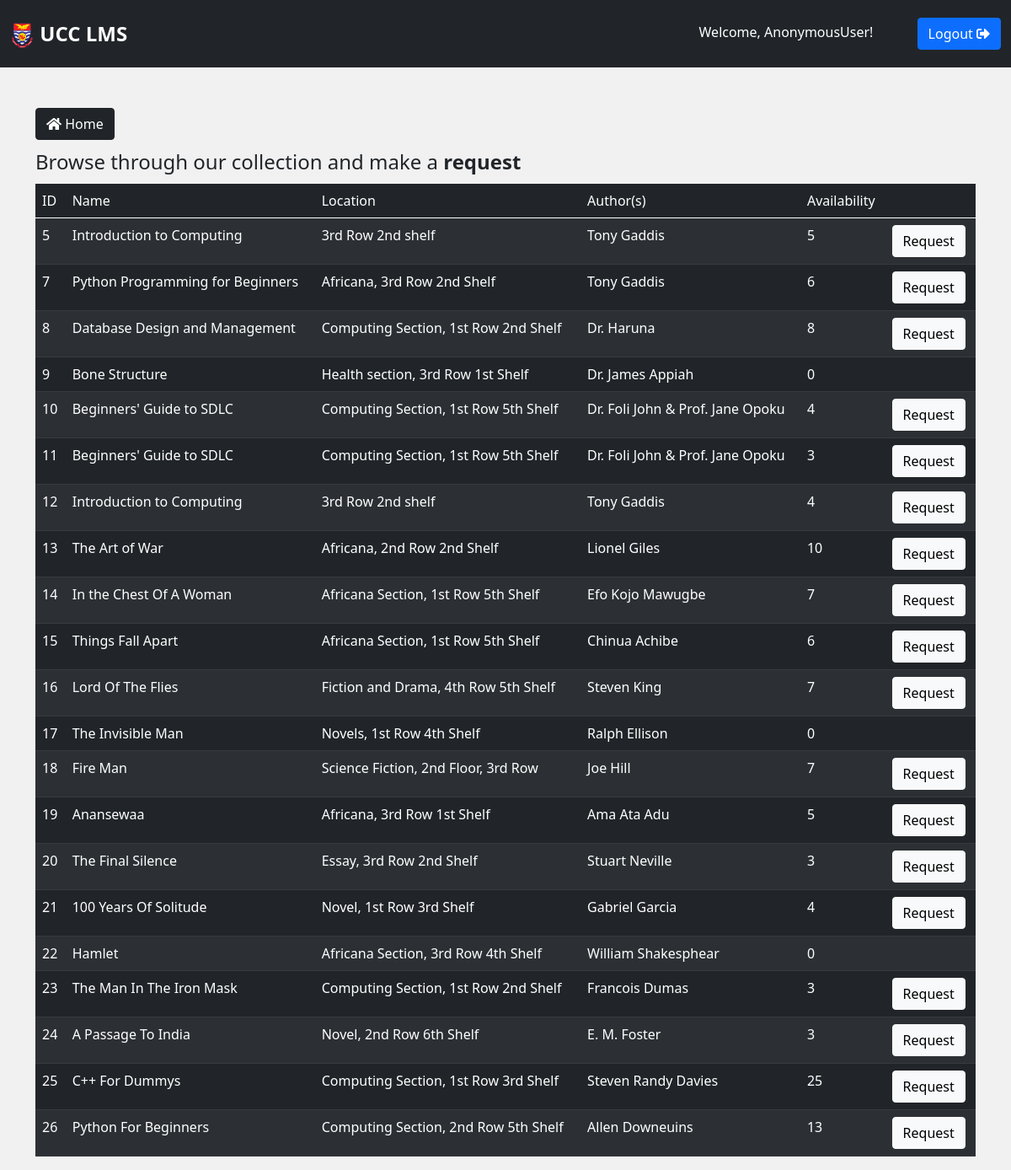
The app's page /student-view-books/ with its own data.
### ucclms/models.py (models this page shows, shortened)
class Book(models.Model):
    title = models.CharField(max_length = 255, blank=False, null=False)
    publisher = models.CharField(max_length = 255, blank=True, null=True)
    availability = models.IntegerField(default=0, blank=True, null=True)
    year = models.CharField(max_length = 4, blank=True, null=True)
    author = models.CharField(max_length = 255, blank=True, null=True)
    location = models.CharField(max_length = 255, blank=True, null=True)

### ucclms/views.py (the view)
# urls.py: path('student-view-books/', views.studentViewBooks, name='student-view-books'),
def studentViewBooks(request):
    books = Book.objects.all()
    if request.method == 'POST':
        book=request.post
    context = {'books': books}
    return render(request, 'ucclms/student-view-books.html', context)

### ucclms/templates/ucclms/student-view-books.html (shortened to what this page needs)
{% extends 'base.html' %}
{% block content %}
<div class="container users mt-5">
    <a href="{% url 'student-dashboard' %}" class="btn btn-dark mb-2"><i class="fas fa-home"></i> Home</a>
    <legend>Browse through our collection and make a <strong>request</strong></legend>
    <table class="table table-striped p-3 table-dark mt-2">
        <thead>
            <tr>
                <td>ID</td>
                <td>Name</td>
                <td>Location</td>
                <td>Author(s)</td>
                <td>Availability</td>
                <td></td>
            </tr>
        </thead>
        <tbody>
            {% for book in books %}
            <tr>
                <td>{{book.id}}</td>
                <td>{{book.title}}</td>
                <td>{{book.location}}</td>
                <td>{{book.author}}</td>
                <td>{{book.availability}}</td>
                <td class="request-list-item">
                {% if book.availability > 0 %}
                    <a href="{% url 'borrow-book' book.id %}" id="{{book.id}} request-btn" class="{{book.id}} btn request-btn btn-light">Request</a>
                {% endif %}
                </td>
            </tr>
            {% endfor %}
        </tbody>
    </table>
</div>
{% endblock %}

### templates/base.html (shortened to what this page needs)
<!DOCTYPE html>
{% load static %}
<html lang="en">
<head>
    <link rel="stylesheet" type="text/css" href="{% static '/css/all.min.css' %}">
    <link rel="stylesheet" type="text/css" href="{% static '/css/sign-up.css' %}">
    <link rel="stylesheet" type="text/css" href="{% static '/css/bootstrap.css' %}">
    <link rel="stylesheet" type="text/css" href="{% static '/css/main.css' %}">
    <link rel="stylesheet" type="text/css" href="{% static '/css/dashstyle.css' %}">
</head>
<body>
    <nav class="navbar navbar-dark bg-dark py-3">
        <div class="container-fluid">
            <div class="logo"><a href="/"><img src="{% static '/img/ucc_web_logo.png' %}" alt="logo.png" height='30px'> UCC LMS</a></div>
            <div class="right">
                <span id="hello-msg" class="mx-5" style="text-transform: capitalize; color: white;">Welcome, {{request.user}}!</span>
                <a href="{% url 'logout' %}" class="btn btn-primary">
                    Logout <i class="fas fa-sign-out-alt"></i>
                </a>
            </div>
        </div>
    </nav>
    {% block content %}
    {% endblock %}
</body>
</html>

### static/css/main.css (style rules this page uses)
* { margin: 0; padding: 0; box-sizing: border-box; }
body { background-color: rgb(241, 241, 241); }
a { text-decoration: none; }
nav.navbar { height: 10vh; }
nav.navbar a { color: #fff; }
nav .logo { font-weight: bold; font-size: 1.5rem; }

### records on screen
Book: id "5", title "Introduction to Computing", location "3rd Row 2nd shelf", author "Tony Gaddis", availability "5"
Book: id "7", title "Python Programming for Beginners", location "Africana, 3rd Row 2nd Shelf", author "Tony Gaddis", availability "6"
Book: id "8", title "Database Design and Management", location "Computing Section, 1st Row 2nd Shelf", author "Dr. Haruna", availability "8"
Book: id "9", title "Bone Structure", location "Health section, 3rd Row 1st Shelf", author "Dr. James Appiah", availability "0"
Book: id "10", title "Beginners' Guide to SDLC", location "Computing Section, 1st Row 5th Shelf", author "Dr. Foli John & Prof. Jane Opoku", availability "4"
Book: id "11", title "Beginners' Guide to SDLC", location "Computing Section, 1st Row 5th Shelf", author "Dr. Foli John & Prof. Jane Opoku", availability "3"
Book: id "12", title "Introduction to Computing", location "3rd Row 2nd shelf", author "Tony Gaddis", availability "4"
Book: id "13", title "The Art of War", location "Africana, 2nd Row 2nd Shelf", author "Lionel Giles", availability "10"
Book: id "14", title "In the Chest Of A Woman", location "Africana Section, 1st Row 5th Shelf", author "Efo Kojo Mawugbe", availability "7"
Book: id "15", title "Things Fall Apart", location "Africana Section, 1st Row 5th Shelf", author "Chinua Achibe", availability "6"
Book: id "16", title "Lord Of The Flies", location "Fiction and Drama, 4th Row 5th Shelf", author "Steven King", availability "7"
Book: id "17", title "The Invisible Man", location "Novels, 1st Row 4th Shelf", author "Ralph Ellison", availability "0"
Book: id "18", title "Fire Man", location "Science Fiction, 2nd Floor, 3rd Row", author "Joe Hill", availability "7"
Book: id "19", title "Anansewaa", location "Africana, 3rd Row 1st Shelf", author "Ama Ata Adu", availability "5"
Book: id "20", title "The Final Silence", location "Essay, 3rd Row 2nd Shelf", author "Stuart Neville", availability "3"
Book: id "21", title "100 Years Of Solitude", location "Novel, 1st Row 3rd Shelf", author "Gabriel Garcia", availability "4"
Book: id "22", title "Hamlet", location "Africana Section, 3rd Row 4th Shelf", author "William Shakesphear", availability "0"
Book: id "23", title "The Man In The Iron Mask", location "Computing Section, 1st Row 2nd Shelf", author "Francois Dumas", availability "3"
Book: id "24", title "A Passage To India", location "Novel, 2nd Row 6th Shelf", author "E. M. Foster", availability "3"
Book: id "25", title "C++ For Dummys", location "Computing Section, 1st Row 3rd Shelf", author "Steven Randy Davies", availability "25"
Book: id "26", title "Python For Beginners", location "Computing Section, 2nd Row 5th Shelf", author "Allen Downeuins", availability "13"

### other values on screen
{{ request.user }} "AnonymousUser"
